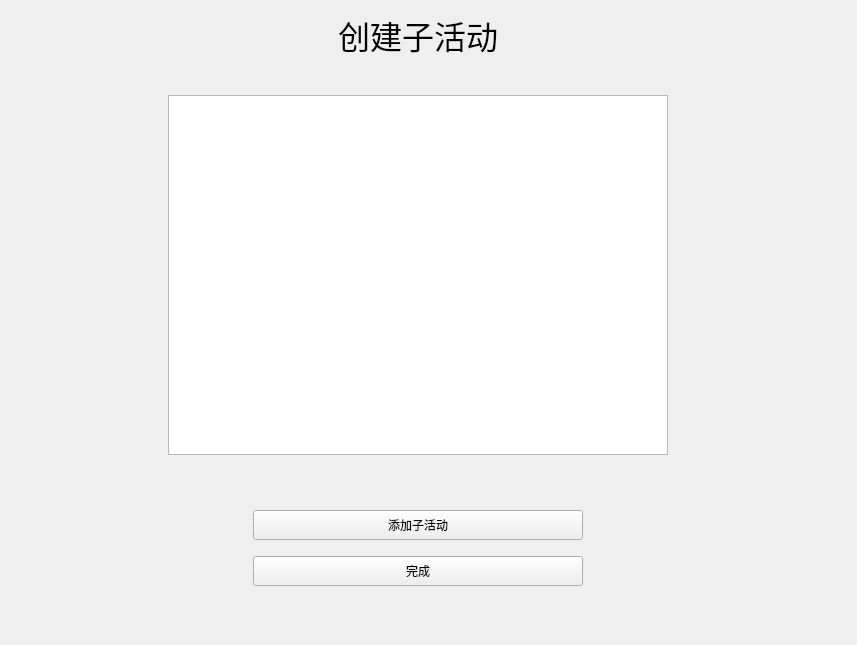
            <widget class="QWidget" name="create_child">
             <layout class="QGridLayout" name="gridLayout_6">
              <item row="7" column="2" colspan="3">
               <widget class="QPushButton" name="pushButton_create_child_act">
                <property name="minimumSize">
                 <size>
                  <width>0</width>
                  <height>30</height>
                 </size>
                </property>
                <property name="text">
                 <string>完成</string>
                </property>
               </widget>
              </item>
              <item row="0" column="3">
               <widget class="QLabel" name="label_14">
                <property name="font">
                 <font>
                  <pointsize>24</pointsize>
                 </font>
                </property>
                <property name="text">
                 <string>创建子活动</string>
                </property>
               </widget>
              </item>
              <item row="0" column="0" colspan="3">
               <spacer name="horizontalSpacer_6">
                <property name="orientation">
                 <enum>Qt::Horizontal</enum>
                </property>
                <property name="sizeHint" stdset="0">
                 <size>
                  <width>321</width>
                  <height>20</height>
                 </size>
                </property>
               </spacer>
              </item>
              <item row="0" column="4" colspan="3">
               <spacer name="horizontalSpacer_21">
                <property name="orientation">
                 <enum>Qt::Horizontal</enum>
                </property>
                <property name="sizeHint" stdset="0">
                 <size>
                  <width>342</width>
                  <height>20</height>
                 </size>
                </property>
               </spacer>
              </item>
              <item row="1" column="3">
               <spacer name="verticalSpacer_10">
                <property name="orientation">
                 <enum>Qt::Vertical</enum>
                </property>
                <property name="sizeType">
                 <enum>QSizePolicy::Fixed</enum>
                </property>
                <property name="sizeHint" stdset="0">
                 <size>
                  <width>20</width>
                  <height>30</height>
                 </size>
                </property>
               </spacer>
              </item>
              <item row="2" column="0">
               <spacer name="horizontalSpacer_22">
                <property name="orientation">
                 <enum>Qt::Horizontal</enum>
                </property>
                <property name="sizeType">
                 <enum>QSizePolicy::Fixed</enum>
                </property>
                <property name="sizeHint" stdset="0">
                 <size>
                  <width>151</width>
                  <height>20</height>
                 </size>
                </property>
               </spacer>
              </item>
              <item row="5" column="0" colspan="2">
               <spacer name="horizontalSpacer_24">
                <property name="orientation">
                 <enum>Qt::Horizontal</enum>
                </property>
                <property name="sizeHint" stdset="0">
                 <size>
                  <width>236</width>
                  <height>20</height>
                 </size>
                </property>
               </spacer>
              </item>
              <item row="2" column="1" rowspan="2" colspan="5">
               <widget class="QListWidget" name="listWidget_child_activity">
                <property name="minimumSize">
                 <size>
                  <width>500</width>
                  <height>360</height>
                 </size>
                </property>
               </widget>
              </item>
              <item row="4" column="3">
               <spacer name="verticalSpacer_9">
                <property name="orientation">
                 <enum>Qt::Vertical</enum>
                </property>
                <property name="sizeHint" stdset="0">
                 <size>
                  <width>20</width>
                  <height>49</height>
                 </size>
                </property>
               </spacer>
              </item>
              <item row="3" column="6">
               <spacer name="horizontalSpacer_23">
                <property name="orientation">
                 <enum>Qt::Horizontal</enum>
                </property>
                <property name="sizeType">
                 <enum>QSizePolicy::Fixed</enum>
                </property>
                <property name="sizeHint" stdset="0">
                 <size>
                  <width>172</width>
                  <height>20</height>
                 </size>
                </property>
               </spacer>
              </item>
              <item row="5" column="5" colspan="2">
               <spacer name="horizontalSpacer_25">
                <property name="orientation">
                 <enum>Qt::Horizontal</enum>
                </property>
                <property name="sizeHint" stdset="0">
                 <size>
                  <width>257</width>
                  <height>20</height>
                 </size>
                </property>
               </spacer>
              </item>
              <item row="5" column="2" colspan="3">
               <widget class="QPushButton" name="pushButton_add_child_activity">
                <property name="minimumSize">
                 <size>
                  <width>0</width>
                  <height>30</height>
                 </size>
                </property>
                <property name="text">
                 <string>添加子活动</string>
                </property>
               </widget>
              </item>
              <item row="8" column="3">
               <spacer name="verticalSpacer_8">
                <property name="orientation">
                 <enum>Qt::Vertical</enum>
                </property>
                <property name="sizeHint" stdset="0">
                 <size>
                  <width>20</width>
                  <height>48</height>
                 </size>
                </property>
               </spacer>
              </item>
              <item row="6" column="3">
               <spacer name="verticalSpacer_11">
                <property name="orientation">
                 <enum>Qt::Vertical</enum>
                </property>
                <property name="sizeType">
                 <enum>QSizePolicy::Fixed</enum>
                </property>
                <property name="sizeHint" stdset="0">
                 <size>
                  <width>20</width>
                  <height>10</height>
                 </size>
                </property>
               </spacer>
              </item>
             </layout>
            </widget>
